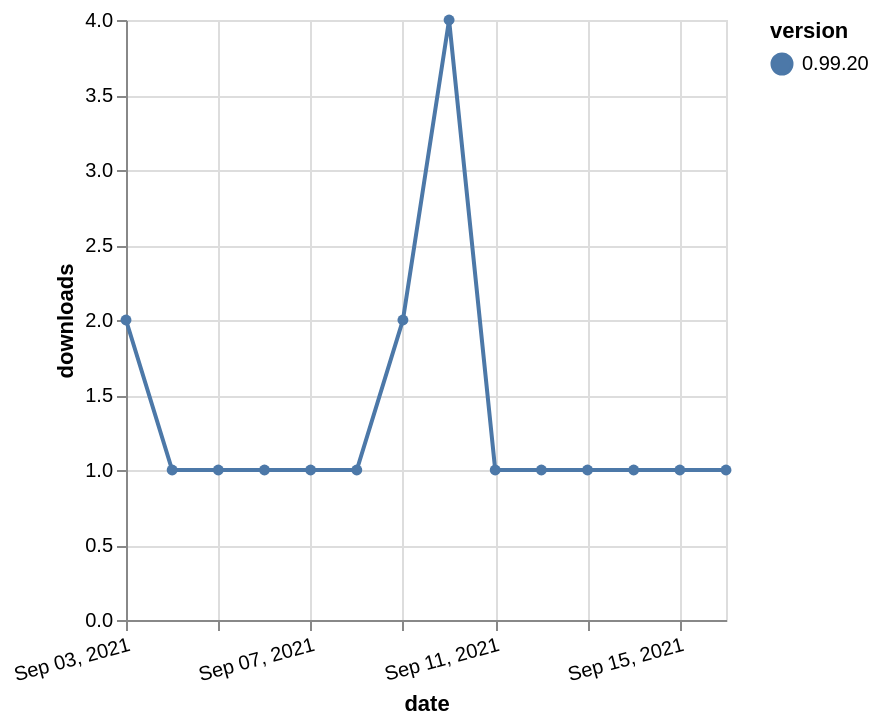

Specify this chart in Vega-Lite:
### Vega-Lite specification from a JSON file in a GitHub repository (floating-point values rounded to 4 significant figures)
{"$schema": "https://vega.github.io/schema/vega-lite/v5.json", "description": "A simple bar chart with embedded data.", "data": {"values": [{"date": "2021-09-03", "total": 512, "delta": 2, "version": "0.99.20"}, {"date": "2021-09-04", "total": 513, "delta": 1, "version": "0.99.20"}, {"date": "2021-09-05", "total": 514, "delta": 1, "version": "0.99.20"}, {"date": "2021-09-06", "total": 515, "delta": 1, "version": "0.99.20"}, {"date": "2021-09-07", "total": 516, "delta": 1, "version": "0.99.20"}, {"date": "2021-09-08", "total": 517, "delta": 1, "version": "0.99.20"}, {"date": "2021-09-09", "total": 519, "delta": 2, "version": "0.99.20"}, {"date": "2021-09-10", "total": 523, "delta": 4, "version": "0.99.20"}, {"date": "2021-09-11", "total": 524, "delta": 1, "version": "0.99.20"}, {"date": "2021-09-12", "total": 525, "delta": 1, "version": "0.99.20"}, {"date": "2021-09-13", "total": 526, "delta": 1, "version": "0.99.20"}, {"date": "2021-09-14", "total": 527, "delta": 1, "version": "0.99.20"}, {"date": "2021-09-15", "total": 528, "delta": 1, "version": "0.99.20"}, {"date": "2021-09-16", "total": 529, "delta": 1, "version": "0.99.20"}]}, "width": "container", "mark": {"type": "line", "point": {"filled": true}}, "encoding": {"x": {"field": "date", "type": "temporal", "timeUnit": "yearmonthdate", "title": "date", "axis": {"labelAngle": -15}}, "y": {"field": "delta", "type": "quantitative", "title": "downloads"}, "color": {"field": "version", "type": "nominal"}, "tooltip": {"field": "delta"}}}
